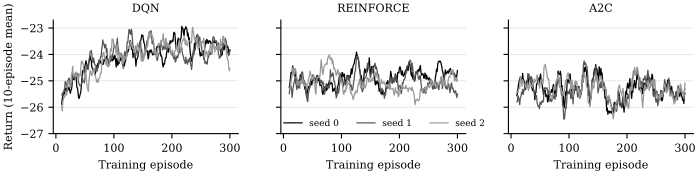

Write Python code to recreate this figure.
"""Figure 1: training return of the nine main-study fits (10-episode moving mean).

Uses the same training logs and the same 10-episode window as the learning curves in
Section 10 of the notebook. Run from the repository root:
    python report/figures/learning_curves.py
"""

from pathlib import Path

import matplotlib

matplotlib.use('Agg')
import matplotlib.pyplot as plt  # noqa: E402
import pandas as pd  # noqa: E402

ROOT = Path(__file__).resolve().parents[2]
FITS = ROOT/'docs/experiments/rl-main-2026-10-11/fits'
OUT = Path(__file__).with_name('learning_curves.pdf')
WINDOW = 10
SHADES = ['#000000', '#555555', '#999999']

plt.rcParams.update({'font.family': 'DejaVu Serif', 'font.size': 8,
                     'axes.spines.top': False, 'axes.spines.right': False})
fig, axes = plt.subplots(1, 3, figsize=(7, 1.75), sharey=True)
for ax, (algorithm, title) in zip(axes, [('dqn', 'DQN'), ('reinforce', 'REINFORCE'),
                                         ('a2c', 'A2C')]):
    for seed, shade in enumerate(SHADES):
        log = pd.read_csv(FITS/algorithm/f'seed-{seed}'/'training.csv')
        ax.plot(log['episode'], log['return'].rolling(WINDOW, min_periods=WINDOW).mean(),
                color=shade, linewidth=0.9, label=f'seed {seed}')
    ax.set_title(title, fontsize=8)
    ax.set_xlabel('Training episode')
    ax.grid(axis='y', color='#dddddd', linewidth=0.5)
axes[0].set_ylabel(f'Return ({WINDOW}-episode mean)')
axes[0].set_ylim(-27.0, -22.7)  # leaves room for the legend below the curves
axes[1].legend(loc='lower center', ncol=3, frameon=False, fontsize=6.5, handlelength=2,
               borderaxespad=0.2, bbox_to_anchor=(0.56, 0))
fig.tight_layout(pad=0.3)
fig.savefig(OUT)
print(f'wrote {OUT.relative_to(ROOT)}')
